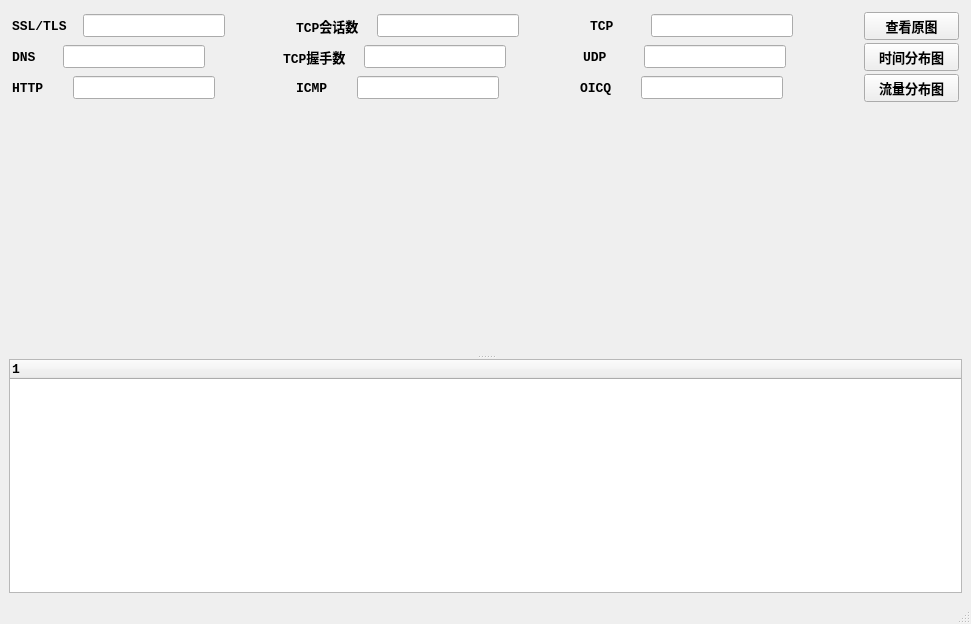
<?xml version="1.0" encoding="UTF-8"?>
<ui version="4.0">
 <class>MainWindow</class>
 <widget class="QMainWindow" name="MainWindow">
  <property name="geometry">
   <rect>
    <x>0</x>
    <y>0</y>
    <width>971</width>
    <height>624</height>
   </rect>
  </property>
  <property name="windowTitle">
   <string>综合分析系统</string>
  </property>
  <widget class="QWidget" name="centralwidget">
   <layout class="QVBoxLayout" name="verticalLayout_2">
    <item>
     <widget class="QWidget" name="widget_4" native="true">
      <layout class="QVBoxLayout" name="verticalLayout">
       <property name="spacing">
        <number>1</number>
       </property>
       <property name="leftMargin">
        <number>2</number>
       </property>
       <property name="topMargin">
        <number>2</number>
       </property>
       <property name="rightMargin">
        <number>2</number>
       </property>
       <property name="bottomMargin">
        <number>2</number>
       </property>
       <item>
        <widget class="QWidget" name="widget" native="true">
         <layout class="QHBoxLayout" name="horizontalLayout">
          <property name="spacing">
           <number>1</number>
          </property>
          <property name="leftMargin">
           <number>1</number>
          </property>
          <property name="topMargin">
           <number>1</number>
          </property>
          <property name="rightMargin">
           <number>1</number>
          </property>
          <property name="bottomMargin">
           <number>1</number>
          </property>
          <item>
           <widget class="QLabel" name="label_2">
            <property name="minimumSize">
             <size>
              <width>70</width>
              <height>17</height>
             </size>
            </property>
            <property name="font">
             <font>
              <family>Consolas</family>
              <pointsize>10</pointsize>
              <weight>75</weight>
              <bold>true</bold>
             </font>
            </property>
            <property name="text">
             <string>SSL/TLS</string>
            </property>
           </widget>
          </item>
          <item>
           <widget class="QLineEdit" name="lineEdit">
            <property name="minimumSize">
             <size>
              <width>100</width>
              <height>0</height>
             </size>
            </property>
            <property name="font">
             <font>
              <family>Consolas</family>
              <pointsize>10</pointsize>
              <weight>75</weight>
              <bold>true</bold>
             </font>
            </property>
           </widget>
          </item>
          <item>
           <spacer name="horizontalSpacer">
            <property name="orientation">
             <enum>Qt::Horizontal</enum>
            </property>
            <property name="sizeHint" stdset="0">
             <size>
              <width>40</width>
              <height>20</height>
             </size>
            </property>
           </spacer>
          </item>
          <item>
           <widget class="QLabel" name="label_9">
            <property name="minimumSize">
             <size>
              <width>80</width>
              <height>17</height>
             </size>
            </property>
            <property name="font">
             <font>
              <family>Consolas</family>
              <pointsize>10</pointsize>
              <weight>75</weight>
              <bold>true</bold>
             </font>
            </property>
            <property name="text">
             <string>TCP会话数</string>
            </property>
           </widget>
          </item>
          <item>
           <widget class="QLineEdit" name="lineEdit_8">
            <property name="minimumSize">
             <size>
              <width>100</width>
              <height>0</height>
             </size>
            </property>
            <property name="font">
             <font>
              <family>Consolas</family>
              <pointsize>10</pointsize>
              <weight>75</weight>
              <bold>true</bold>
             </font>
            </property>
            <property name="text">
             <string/>
            </property>
           </widget>
          </item>
          <item>
           <spacer name="horizontalSpacer_4">
            <property name="orientation">
             <enum>Qt::Horizontal</enum>
            </property>
            <property name="sizeHint" stdset="0">
             <size>
              <width>40</width>
              <height>20</height>
             </size>
            </property>
           </spacer>
          </item>
          <item>
           <widget class="QLabel" name="label_7">
            <property name="minimumSize">
             <size>
              <width>60</width>
              <height>17</height>
             </size>
            </property>
            <property name="font">
             <font>
              <family>Consolas</family>
              <pointsize>10</pointsize>
              <weight>75</weight>
              <bold>true</bold>
             </font>
            </property>
            <property name="text">
             <string>TCP</string>
            </property>
           </widget>
          </item>
          <item>
           <widget class="QLineEdit" name="lineEdit_6">
            <property name="minimumSize">
             <size>
              <width>100</width>
              <height>0</height>
             </size>
            </property>
            <property name="font">
             <font>
              <family>Consolas</family>
              <pointsize>10</pointsize>
              <weight>75</weight>
              <bold>true</bold>
             </font>
            </property>
           </widget>
          </item>
          <item>
           <spacer name="horizontalSpacer_7">
            <property name="orientation">
             <enum>Qt::Horizontal</enum>
            </property>
            <property name="sizeHint" stdset="0">
             <size>
              <width>40</width>
              <height>20</height>
             </size>
            </property>
           </spacer>
          </item>
          <item>
           <widget class="QPushButton" name="pushButton">
            <property name="minimumSize">
             <size>
              <width>95</width>
              <height>0</height>
             </size>
            </property>
            <property name="font">
             <font>
              <family>Consolas</family>
              <pointsize>10</pointsize>
              <weight>75</weight>
              <bold>true</bold>
             </font>
            </property>
            <property name="text">
             <string>查看原图</string>
            </property>
           </widget>
          </item>
         </layout>
        </widget>
       </item>
       <item>
        <widget class="QWidget" name="widget_2" native="true">
         <layout class="QHBoxLayout" name="horizontalLayout_2">
          <property name="spacing">
           <number>1</number>
          </property>
          <property name="leftMargin">
           <number>1</number>
          </property>
          <property name="topMargin">
           <number>1</number>
          </property>
          <property name="rightMargin">
           <number>1</number>
          </property>
          <property name="bottomMargin">
           <number>1</number>
          </property>
          <item>
           <widget class="QLabel" name="label_3">
            <property name="minimumSize">
             <size>
              <width>50</width>
              <height>17</height>
             </size>
            </property>
            <property name="font">
             <font>
              <family>Consolas</family>
              <pointsize>10</pointsize>
              <weight>75</weight>
              <bold>true</bold>
             </font>
            </property>
            <property name="text">
             <string>DNS</string>
            </property>
           </widget>
          </item>
          <item>
           <widget class="QLineEdit" name="lineEdit_2">
            <property name="minimumSize">
             <size>
              <width>100</width>
              <height>0</height>
             </size>
            </property>
            <property name="font">
             <font>
              <family>Consolas</family>
              <pointsize>10</pointsize>
              <weight>75</weight>
              <bold>true</bold>
             </font>
            </property>
           </widget>
          </item>
          <item>
           <spacer name="horizontalSpacer_2">
            <property name="orientation">
             <enum>Qt::Horizontal</enum>
            </property>
            <property name="sizeHint" stdset="0">
             <size>
              <width>40</width>
              <height>20</height>
             </size>
            </property>
           </spacer>
          </item>
          <item>
           <widget class="QLabel" name="label_10">
            <property name="minimumSize">
             <size>
              <width>80</width>
              <height>17</height>
             </size>
            </property>
            <property name="font">
             <font>
              <family>Consolas</family>
              <pointsize>10</pointsize>
              <weight>75</weight>
              <bold>true</bold>
             </font>
            </property>
            <property name="text">
             <string>TCP握手数</string>
            </property>
           </widget>
          </item>
          <item>
           <widget class="QLineEdit" name="lineEdit_9">
            <property name="minimumSize">
             <size>
              <width>100</width>
              <height>0</height>
             </size>
            </property>
            <property name="font">
             <font>
              <family>Consolas</family>
              <pointsize>10</pointsize>
              <weight>75</weight>
              <bold>true</bold>
             </font>
            </property>
            <property name="text">
             <string/>
            </property>
           </widget>
          </item>
          <item>
           <spacer name="horizontalSpacer_5">
            <property name="orientation">
             <enum>Qt::Horizontal</enum>
            </property>
            <property name="sizeHint" stdset="0">
             <size>
              <width>40</width>
              <height>20</height>
             </size>
            </property>
           </spacer>
          </item>
          <item>
           <widget class="QLabel" name="label_8">
            <property name="minimumSize">
             <size>
              <width>60</width>
              <height>17</height>
             </size>
            </property>
            <property name="font">
             <font>
              <family>Consolas</family>
              <pointsize>10</pointsize>
              <weight>75</weight>
              <bold>true</bold>
             </font>
            </property>
            <property name="text">
             <string>UDP</string>
            </property>
           </widget>
          </item>
          <item>
           <widget class="QLineEdit" name="lineEdit_7">
            <property name="minimumSize">
             <size>
              <width>100</width>
              <height>0</height>
             </size>
            </property>
            <property name="font">
             <font>
              <family>Consolas</family>
              <pointsize>10</pointsize>
              <weight>75</weight>
              <bold>true</bold>
             </font>
            </property>
           </widget>
          </item>
          <item>
           <spacer name="horizontalSpacer_8">
            <property name="orientation">
             <enum>Qt::Horizontal</enum>
            </property>
            <property name="sizeHint" stdset="0">
             <size>
              <width>40</width>
              <height>20</height>
             </size>
            </property>
           </spacer>
          </item>
          <item>
           <widget class="QPushButton" name="pushButton_2">
            <property name="minimumSize">
             <size>
              <width>95</width>
              <height>0</height>
             </size>
            </property>
            <property name="font">
             <font>
              <family>Consolas</family>
              <pointsize>10</pointsize>
              <weight>75</weight>
              <bold>true</bold>
             </font>
            </property>
            <property name="text">
             <string>时间分布图</string>
            </property>
           </widget>
          </item>
         </layout>
        </widget>
       </item>
       <item>
        <widget class="QWidget" name="widget_3" native="true">
         <layout class="QHBoxLayout" name="horizontalLayout_3">
          <property name="spacing">
           <number>1</number>
          </property>
          <property name="leftMargin">
           <number>1</number>
          </property>
          <property name="topMargin">
           <number>1</number>
          </property>
          <property name="rightMargin">
           <number>1</number>
          </property>
          <property name="bottomMargin">
           <number>1</number>
          </property>
          <item>
           <widget class="QLabel" name="label_4">
            <property name="minimumSize">
             <size>
              <width>60</width>
              <height>17</height>
             </size>
            </property>
            <property name="font">
             <font>
              <family>Consolas</family>
              <pointsize>10</pointsize>
              <weight>75</weight>
              <bold>true</bold>
             </font>
            </property>
            <property name="text">
             <string>HTTP</string>
            </property>
           </widget>
          </item>
          <item>
           <widget class="QLineEdit" name="lineEdit_3">
            <property name="minimumSize">
             <size>
              <width>100</width>
              <height>0</height>
             </size>
            </property>
            <property name="font">
             <font>
              <family>Consolas</family>
              <pointsize>10</pointsize>
              <weight>75</weight>
              <bold>true</bold>
             </font>
            </property>
           </widget>
          </item>
          <item>
           <spacer name="horizontalSpacer_3">
            <property name="orientation">
             <enum>Qt::Horizontal</enum>
            </property>
            <property name="sizeHint" stdset="0">
             <size>
              <width>40</width>
              <height>20</height>
             </size>
            </property>
           </spacer>
          </item>
          <item>
           <widget class="QLabel" name="label_5">
            <property name="minimumSize">
             <size>
              <width>60</width>
              <height>17</height>
             </size>
            </property>
            <property name="font">
             <font>
              <family>Consolas</family>
              <pointsize>10</pointsize>
              <weight>75</weight>
              <bold>true</bold>
             </font>
            </property>
            <property name="text">
             <string>ICMP</string>
            </property>
           </widget>
          </item>
          <item>
           <widget class="QLineEdit" name="lineEdit_4">
            <property name="minimumSize">
             <size>
              <width>100</width>
              <height>0</height>
             </size>
            </property>
            <property name="font">
             <font>
              <family>Consolas</family>
              <pointsize>10</pointsize>
              <weight>75</weight>
              <bold>true</bold>
             </font>
            </property>
           </widget>
          </item>
          <item>
           <spacer name="horizontalSpacer_6">
            <property name="orientation">
             <enum>Qt::Horizontal</enum>
            </property>
            <property name="sizeHint" stdset="0">
             <size>
              <width>40</width>
              <height>20</height>
             </size>
            </property>
           </spacer>
          </item>
          <item>
           <widget class="QLabel" name="label_6">
            <property name="minimumSize">
             <size>
              <width>60</width>
              <height>17</height>
             </size>
            </property>
            <property name="font">
             <font>
              <family>Consolas</family>
              <pointsize>10</pointsize>
              <weight>75</weight>
              <bold>true</bold>
             </font>
            </property>
            <property name="text">
             <string>OICQ</string>
            </property>
           </widget>
          </item>
          <item>
           <widget class="QLineEdit" name="lineEdit_5">
            <property name="minimumSize">
             <size>
              <width>100</width>
              <height>0</height>
             </size>
            </property>
            <property name="font">
             <font>
              <family>Consolas</family>
              <pointsize>10</pointsize>
              <weight>75</weight>
              <bold>true</bold>
             </font>
            </property>
           </widget>
          </item>
          <item>
           <spacer name="horizontalSpacer_9">
            <property name="orientation">
             <enum>Qt::Horizontal</enum>
            </property>
            <property name="sizeHint" stdset="0">
             <size>
              <width>40</width>
              <height>20</height>
             </size>
            </property>
           </spacer>
          </item>
          <item>
           <widget class="QPushButton" name="pushButton_3">
            <property name="minimumSize">
             <size>
              <width>95</width>
              <height>0</height>
             </size>
            </property>
            <property name="font">
             <font>
              <family>Consolas</family>
              <pointsize>10</pointsize>
              <weight>75</weight>
              <bold>true</bold>
             </font>
            </property>
            <property name="text">
             <string>流量分布图</string>
            </property>
           </widget>
          </item>
         </layout>
        </widget>
       </item>
      </layout>
     </widget>
    </item>
    <item>
     <widget class="QSplitter" name="splitter">
      <property name="orientation">
       <enum>Qt::Vertical</enum>
      </property>
      <widget class="QLabel" name="label">
       <property name="minimumSize">
        <size>
         <width>256</width>
         <height>200</height>
        </size>
       </property>
       <property name="text">
        <string/>
       </property>
      </widget>
      <widget class="QTreeWidget" name="treeWidget">
       <property name="font">
        <font>
         <family>Consolas</family>
         <pointsize>10</pointsize>
         <weight>75</weight>
         <bold>true</bold>
        </font>
       </property>
       <column>
        <property name="text">
         <string notr="true">1</string>
        </property>
       </column>
      </widget>
     </widget>
    </item>
   </layout>
  </widget>
  <widget class="QMenuBar" name="menubar">
   <property name="geometry">
    <rect>
     <x>0</x>
     <y>0</y>
     <width>971</width>
     <height>26</height>
    </rect>
   </property>
  </widget>
  <widget class="QStatusBar" name="statusbar"/>
 </widget>
 <resources/>
 <connections/>
</ui>
